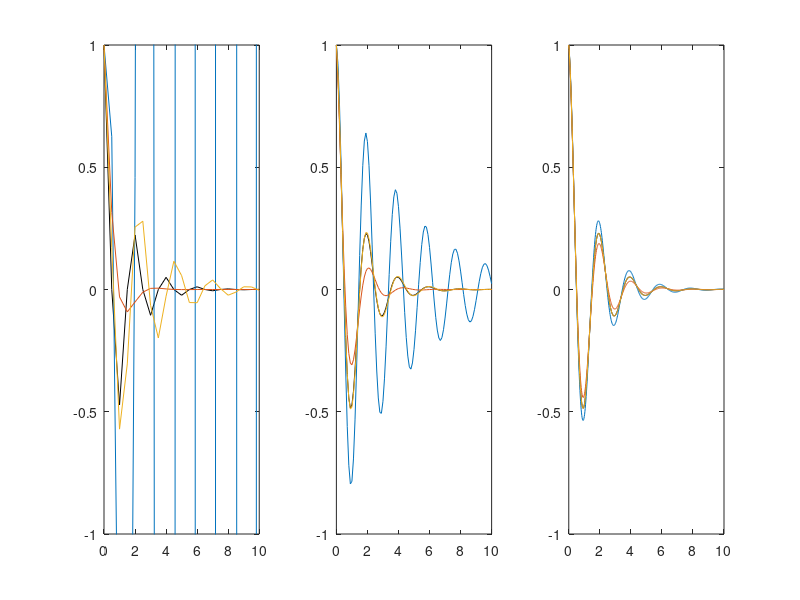
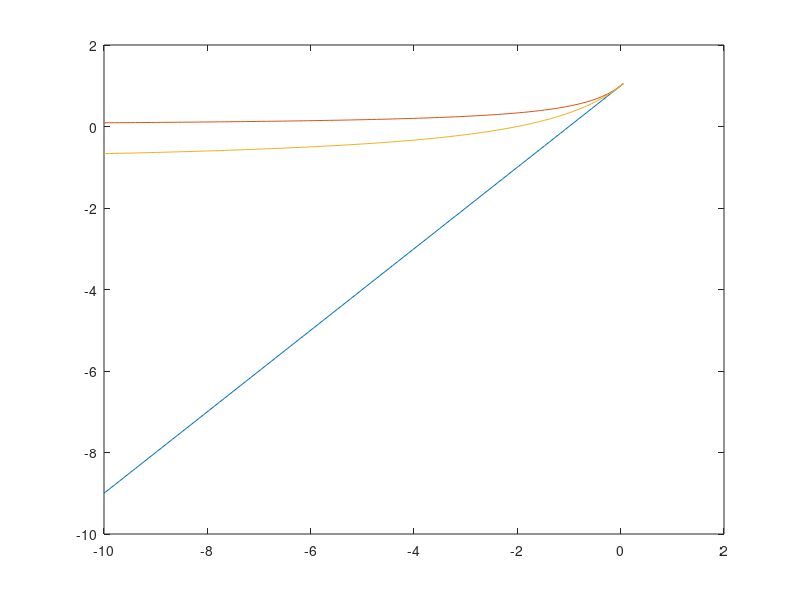

MATLAB code to generate these figures, in order:
clear all
clc
close all

N = [20,100,500];
T = 10;
dt = T./N;
lam = -3/4 + i*pi();


Euler_E = @(u_n,lam,dt)(u_n*(1+lam*dt));
Euler_I = @(u_n,lam,dt)(u_n/(1-lam*dt));
Crank_Nico = @(u_n,lam,dt)((2 + lam*dt)/(2-lam*dt)*u_n);
Analytic = @(t,lam)(exp(lam.*t));

U_0 = 1;

t = cell(size(N));
U_Euler_E = cell(size(N));
U_Euler_I = cell(size(N));
U_Crank_Nico = cell(size(N));

for n = 1:size(N,2)
    dt = T/N(n);
    t{n} = linspace(0,T,N(n)+1);
    
    U_Euler_E{n} = zeros(1,N(n)+1);
    U_Euler_I{n} = zeros(1,N(n)+1);
    U_Crank_Nico{n} = zeros(1,N(n)+1);
    
    U_Euler_E{n}(1) = U_0;
    U_Euler_I{n}(1) = U_0;
    U_Crank_Nico{n}(1) = U_0;
    for i = 2:N(n)+1
        U_Euler_E{n}(i) = Euler_E(U_Euler_E{n}(i-1),lam,dt);
        U_Euler_I{n}(i) = Euler_I(U_Euler_I{n}(i-1),lam,dt);
        U_Crank_Nico{n}(i) = Crank_Nico(U_Crank_Nico{n}(i-1),lam,dt);
    end
end

% Plotting
figure(1)
for n = 1:size(N,2)
    subplot(1,3,n)
    plot(t{n}, real(Analytic(t{n},lam)),'k')
    hold on
    plot(t{n}, real(U_Euler_E{n}))
    plot(t{n}, real(U_Euler_I{n}))
    plot(t{n}, real(U_Crank_Nico{n}))
    axis([0, T, -1, 1])
end

%% part 3
z = linspace(-10,0.05);
G_Euler_E = @(z)(1 + z);
G_Euler_I = @(z)(1./(1-z));
G_Crank_Nico = @(z)((2 + z)./(2 - z));
figure(2)
plot(z,G_Euler_E(z),z,G_Euler_I(z),z,G_Crank_Nico(z))




